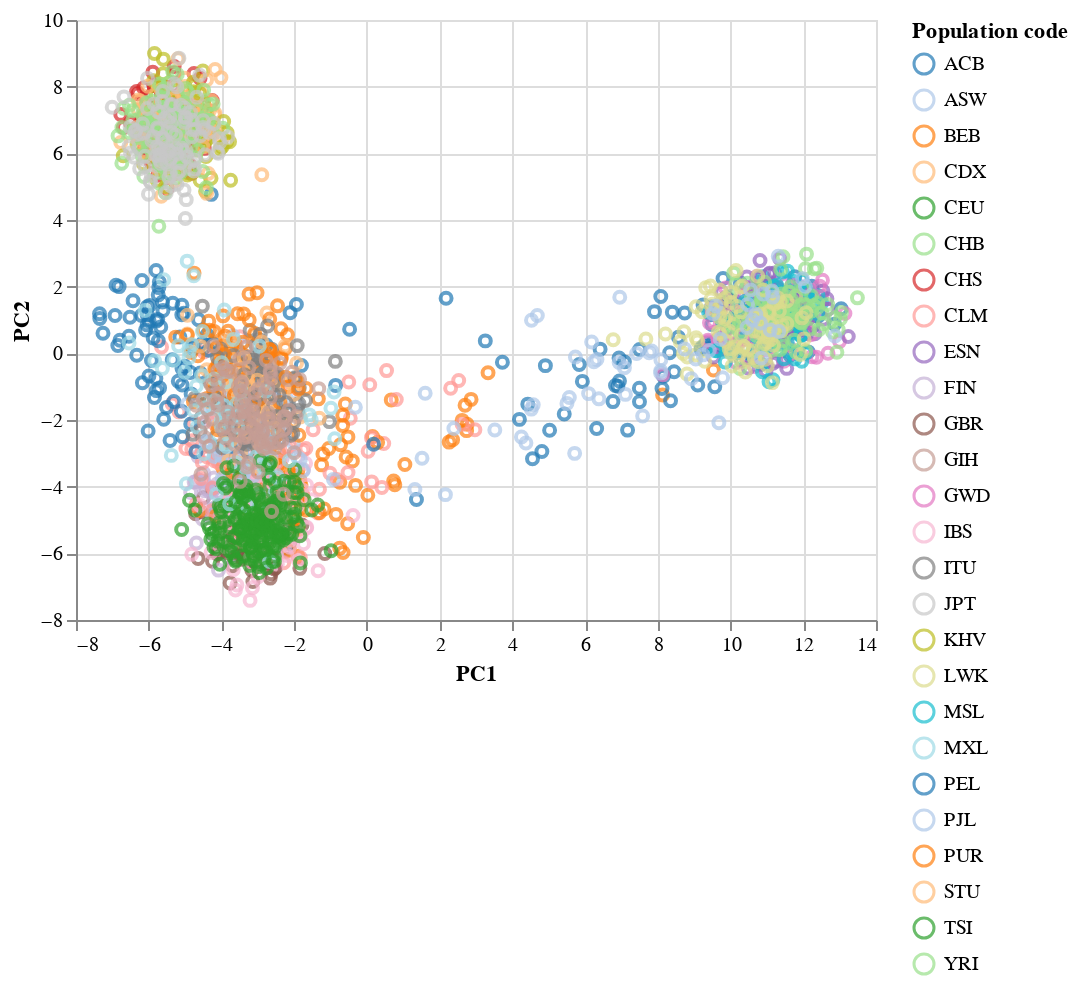

The code cell stored with this chart in its notebook:
### Code cell
alt.Chart(df_plot).mark_point().encode(
    x='PC1',
    y='PC2',
    color = alt.Color('Population code', scale =alt.Scale(scheme='category20'))

)

### Figure 1 — Vega-Lite specification as saved in the notebook (floating-point values rounded to 4 significant figures; data arrays with more than 128 entries replaced by an {"elided": "..."} marker saying what was removed)
{"config": {"view": {"continuousWidth": 400, "continuousHeight": 300}}, "data": {"name": "data-68baf04669ed598f41fe530d402b453c"}, "mark": "point", "encoding": {"color": {"field": "Population code", "scale": {"scheme": "category20"}, "type": "nominal"}, "x": {"field": "PC1", "type": "quantitative"}, "y": {"field": "PC2", "type": "quantitative"}}, "$schema": "https://vega.github.io/schema/vega-lite/v4.17.0.json", "datasets": {"data-68baf04669ed598f41fe530d402b453c": {"elided": "2504 records"}}}
